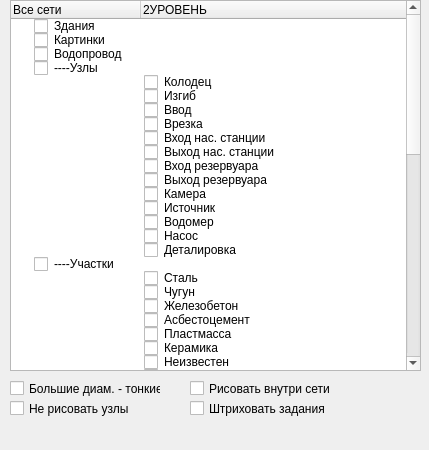
<?xml version="1.0" encoding="UTF-8"?>
<ui version="4.0">
 <class>allNetsDockWidget</class>
 <widget class="QDockWidget" name="allNetsDockWidget">
  <property name="geometry">
   <rect>
    <x>0</x>
    <y>0</y>
    <width>429</width>
    <height>450</height>
   </rect>
  </property>
  <property name="windowTitle">
   <string>Все сети</string>
  </property>
  <widget class="QWidget" name="dockWidgetContents">
   <widget class="QTreeWidget" name="treeWidget">
    <property name="geometry">
     <rect>
      <x>10</x>
      <y>0</y>
      <width>411</width>
      <height>371</height>
     </rect>
    </property>
    <property name="font">
     <font>
      <pointsize>9</pointsize>
     </font>
    </property>
    <attribute name="headerDefaultSectionSize">
     <number>130</number>
    </attribute>
    <column>
     <property name="text">
      <string>Все сети</string>
     </property>
    </column>
    <column>
     <property name="text">
      <string>2УРОВЕНЬ</string>
     </property>
    </column>
    <item>
     <property name="text">
      <string>Здания</string>
     </property>
     <property name="checkState">
      <enum>Unchecked</enum>
     </property>
    </item>
    <item>
     <property name="text">
      <string>Картинки</string>
     </property>
     <property name="checkState">
      <enum>Unchecked</enum>
     </property>
    </item>
    <item>
     <property name="text">
      <string>Водопровод</string>
     </property>
     <property name="checkState">
      <enum>Unchecked</enum>
     </property>
    </item>
    <item>
     <property name="text">
      <string>----Узлы</string>
     </property>
     <property name="checkState">
      <enum>Unchecked</enum>
     </property>
     <property name="text">
      <string/>
     </property>
    </item>
    <item>
     <property name="text">
      <string/>
     </property>
     <property name="text">
      <string>Колодец</string>
     </property>
     <property name="checkState">
      <enum>Unchecked</enum>
     </property>
    </item>
    <item>
     <property name="text">
      <string/>
     </property>
     <property name="text">
      <string>Изгиб</string>
     </property>
     <property name="checkState">
      <enum>Unchecked</enum>
     </property>
    </item>
    <item>
     <property name="text">
      <string/>
     </property>
     <property name="text">
      <string>Ввод</string>
     </property>
     <property name="checkState">
      <enum>Unchecked</enum>
     </property>
    </item>
    <item>
     <property name="text">
      <string/>
     </property>
     <property name="text">
      <string>Врезка</string>
     </property>
     <property name="checkState">
      <enum>Unchecked</enum>
     </property>
    </item>
    <item>
     <property name="text">
      <string/>
     </property>
     <property name="text">
      <string>Вход нас. станции</string>
     </property>
     <property name="checkState">
      <enum>Unchecked</enum>
     </property>
    </item>
    <item>
     <property name="text">
      <string/>
     </property>
     <property name="text">
      <string>Выход нас. станции</string>
     </property>
     <property name="checkState">
      <enum>Unchecked</enum>
     </property>
    </item>
    <item>
     <property name="text">
      <string/>
     </property>
     <property name="text">
      <string>Вход резервуара</string>
     </property>
     <property name="checkState">
      <enum>Unchecked</enum>
     </property>
    </item>
    <item>
     <property name="text">
      <string/>
     </property>
     <property name="text">
      <string>Выход резервуара</string>
     </property>
     <property name="checkState">
      <enum>Unchecked</enum>
     </property>
    </item>
    <item>
     <property name="text">
      <string/>
     </property>
     <property name="text">
      <string>Камера</string>
     </property>
     <property name="checkState">
      <enum>Unchecked</enum>
     </property>
    </item>
    <item>
     <property name="text">
      <string/>
     </property>
     <property name="text">
      <string>Источник</string>
     </property>
     <property name="checkState">
      <enum>Unchecked</enum>
     </property>
    </item>
    <item>
     <property name="text">
      <string/>
     </property>
     <property name="text">
      <string>Водомер</string>
     </property>
     <property name="checkState">
      <enum>Unchecked</enum>
     </property>
    </item>
    <item>
     <property name="text">
      <string/>
     </property>
     <property name="text">
      <string>Насос</string>
     </property>
     <property name="checkState">
      <enum>Unchecked</enum>
     </property>
    </item>
    <item>
     <property name="text">
      <string/>
     </property>
     <property name="text">
      <string>Деталировка</string>
     </property>
     <property name="checkState">
      <enum>Unchecked</enum>
     </property>
    </item>
    <item>
     <property name="text">
      <string>----Участки</string>
     </property>
     <property name="checkState">
      <enum>Unchecked</enum>
     </property>
     <property name="text">
      <string/>
     </property>
    </item>
    <item>
     <property name="text">
      <string/>
     </property>
     <property name="text">
      <string>Сталь</string>
     </property>
     <property name="checkState">
      <enum>Unchecked</enum>
     </property>
    </item>
    <item>
     <property name="text">
      <string/>
     </property>
     <property name="text">
      <string>Чугун</string>
     </property>
     <property name="checkState">
      <enum>Unchecked</enum>
     </property>
    </item>
    <item>
     <property name="text">
      <string/>
     </property>
     <property name="text">
      <string>Железобетон</string>
     </property>
     <property name="checkState">
      <enum>Unchecked</enum>
     </property>
    </item>
    <item>
     <property name="text">
      <string/>
     </property>
     <property name="text">
      <string>Асбестоцемент</string>
     </property>
     <property name="checkState">
      <enum>Unchecked</enum>
     </property>
    </item>
    <item>
     <property name="text">
      <string/>
     </property>
     <property name="text">
      <string>Пластмасса</string>
     </property>
     <property name="checkState">
      <enum>Unchecked</enum>
     </property>
    </item>
    <item>
     <property name="text">
      <string/>
     </property>
     <property name="text">
      <string>Керамика</string>
     </property>
     <property name="checkState">
      <enum>Unchecked</enum>
     </property>
    </item>
    <item>
     <property name="text">
      <string/>
     </property>
     <property name="text">
      <string>Неизвестен</string>
     </property>
     <property name="checkState">
      <enum>Unchecked</enum>
     </property>
    </item>
    <item>
     <property name="text">
      <string/>
     </property>
     <property name="text">
      <string>Стеклопластик</string>
     </property>
     <property name="checkState">
      <enum>Unchecked</enum>
     </property>
    </item>
    <item>
     <property name="text">
      <string>Канализация</string>
     </property>
     <property name="checkState">
      <enum>Unchecked</enum>
     </property>
     <property name="text">
      <string/>
     </property>
     <property name="checkState">
      <enum>Unchecked</enum>
     </property>
    </item>
    <item>
     <property name="text">
      <string>----Узлы</string>
     </property>
     <property name="checkState">
      <enum>Unchecked</enum>
     </property>
    </item>
    <item>
     <property name="text">
      <string/>
     </property>
     <property name="text">
      <string>Колодец</string>
     </property>
     <property name="checkState">
      <enum>Unchecked</enum>
     </property>
    </item>
    <item>
     <property name="text">
      <string/>
     </property>
     <property name="text">
      <string>Изгиб</string>
     </property>
     <property name="checkState">
      <enum>Unchecked</enum>
     </property>
    </item>
    <item>
     <property name="text">
      <string/>
     </property>
     <property name="text">
      <string>Выпуск</string>
     </property>
     <property name="checkState">
      <enum>Unchecked</enum>
     </property>
    </item>
    <item>
     <property name="text">
      <string/>
     </property>
     <property name="text">
      <string>Врезка</string>
     </property>
     <property name="checkState">
      <enum>Unchecked</enum>
     </property>
    </item>
    <item>
     <property name="text">
      <string/>
     </property>
     <property name="text">
      <string>Вход нас. станции</string>
     </property>
     <property name="checkState">
      <enum>Unchecked</enum>
     </property>
    </item>
    <item>
     <property name="text">
      <string/>
     </property>
     <property name="text">
      <string>Выход нас. станции</string>
     </property>
     <property name="checkState">
      <enum>Unchecked</enum>
     </property>
    </item>
    <item>
     <property name="text">
      <string/>
     </property>
     <property name="text">
      <string>Дождеприемник</string>
     </property>
     <property name="checkState">
      <enum>Unchecked</enum>
     </property>
    </item>
    <item>
     <property name="text">
      <string/>
     </property>
     <property name="text">
      <string>Камера</string>
     </property>
     <property name="checkState">
      <enum>Unchecked</enum>
     </property>
    </item>
    <item>
     <property name="text">
      <string>----Участки</string>
     </property>
     <property name="checkState">
      <enum>Unchecked</enum>
     </property>
    </item>
    <item>
     <property name="text">
      <string/>
     </property>
     <property name="text">
      <string>Сталь</string>
     </property>
     <property name="checkState">
      <enum>Unchecked</enum>
     </property>
    </item>
    <item>
     <property name="text">
      <string/>
     </property>
     <property name="text">
      <string>Чугун</string>
     </property>
     <property name="checkState">
      <enum>Unchecked</enum>
     </property>
    </item>
    <item>
     <property name="text">
      <string/>
     </property>
     <property name="text">
      <string>Железобетон</string>
     </property>
     <property name="checkState">
      <enum>Unchecked</enum>
     </property>
    </item>
    <item>
     <property name="text">
      <string/>
     </property>
     <property name="text">
      <string>Асбестоцемент</string>
     </property>
     <property name="checkState">
      <enum>Unchecked</enum>
     </property>
    </item>
    <item>
     <property name="text">
      <string/>
     </property>
     <property name="text">
      <string>Пластмасса</string>
     </property>
     <property name="checkState">
      <enum>Unchecked</enum>
     </property>
    </item>
    <item>
     <property name="text">
      <string/>
     </property>
     <property name="text">
      <string>Керамика</string>
     </property>
     <property name="checkState">
      <enum>Unchecked</enum>
     </property>
    </item>
    <item>
     <property name="text">
      <string/>
     </property>
     <property name="text">
      <string>Неизвестен</string>
     </property>
     <property name="checkState">
      <enum>Unchecked</enum>
     </property>
    </item>
    <item>
     <property name="text">
      <string/>
     </property>
     <property name="text">
      <string>Стеклопластик</string>
     </property>
     <property name="checkState">
      <enum>Unchecked</enum>
     </property>
    </item>
    <item>
     <property name="text">
      <string>Теплосеть</string>
     </property>
    </item>
    <item>
     <property name="text">
      <string>Дренаж</string>
     </property>
    </item>
    <item>
     <property name="text">
      <string>Контуры</string>
     </property>
    </item>
    <item>
     <property name="text">
      <string>Ливневая канализ.</string>
     </property>
    </item>
    <item>
     <property name="text">
      <string>Эл. защита(газ)</string>
     </property>
    </item>
    <item>
     <property name="text">
      <string>Освещение</string>
     </property>
    </item>
    <item>
     <property name="text">
      <string>Геодезия</string>
     </property>
    </item>
    <item>
     <property name="text">
      <string>Улицы</string>
     </property>
    </item>
    <item>
     <property name="text">
      <string>Телеф. канал.</string>
     </property>
    </item>
    <item>
     <property name="text">
      <string>Эл. сеть 0.4</string>
     </property>
    </item>
    <item>
     <property name="text">
      <string>Эл. сеть 6</string>
     </property>
    </item>
    <item>
     <property name="text">
      <string>Эл. сеть 10</string>
     </property>
    </item>
    <item>
     <property name="text">
      <string>Газ высокий</string>
     </property>
    </item>
    <item>
     <property name="text">
      <string>Газ низкий</string>
     </property>
    </item>
    <item>
     <property name="text">
      <string>Н/д водопр.</string>
     </property>
    </item>
    <item>
     <property name="text">
      <string>Н/д канализ.</string>
     </property>
    </item>
   </widget>
   <widget class="QCheckBox" name="checkBox">
    <property name="geometry">
     <rect>
      <x>10</x>
      <y>380</y>
      <width>151</width>
      <height>17</height>
     </rect>
    </property>
    <property name="text">
     <string>Большие диам. - тонкие</string>
    </property>
   </widget>
   <widget class="QCheckBox" name="checkBox_2">
    <property name="geometry">
     <rect>
      <x>190</x>
      <y>380</y>
      <width>141</width>
      <height>17</height>
     </rect>
    </property>
    <property name="text">
     <string>Рисовать внутри сети</string>
    </property>
   </widget>
   <widget class="QCheckBox" name="checkBox_3">
    <property name="geometry">
     <rect>
      <x>10</x>
      <y>400</y>
      <width>131</width>
      <height>17</height>
     </rect>
    </property>
    <property name="text">
     <string>Не рисовать узлы</string>
    </property>
   </widget>
   <widget class="QCheckBox" name="checkBox_4">
    <property name="geometry">
     <rect>
      <x>190</x>
      <y>400</y>
      <width>141</width>
      <height>17</height>
     </rect>
    </property>
    <property name="text">
     <string>Штриховать задания</string>
    </property>
   </widget>
  </widget>
 </widget>
 <resources/>
 <connections/>
</ui>
